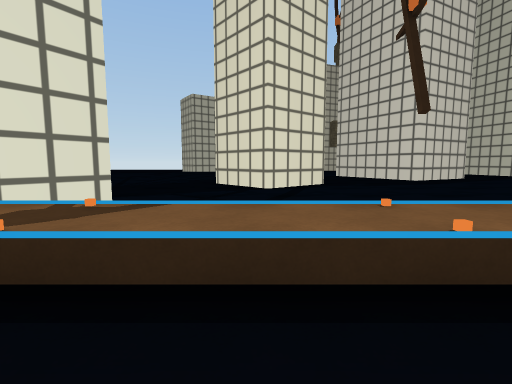
[1] (above)

12 first-person views from a walk through a scene from a Unity 3-D project. The camera is 1.4 m above the floor, tilts 6° down and sees 85° across. The floor is counted in squares, 2 m on a side. Each view is taken from the middle of a square. On the plan, view 1 faces up. The plan holds only what a view shows up to about 9 squares ahead; the rest is blank. The place goes on beyond the plan. Surface patterns are stand-ins for the level's own textures.

[2]
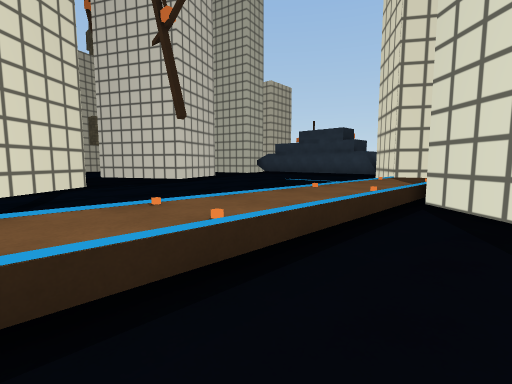

[3]
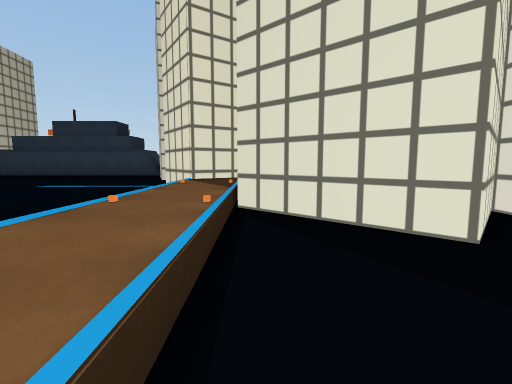

[4]
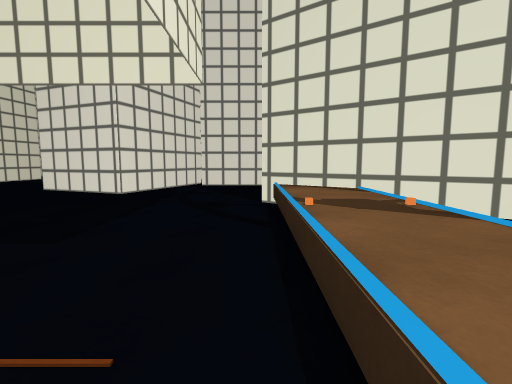

[5]
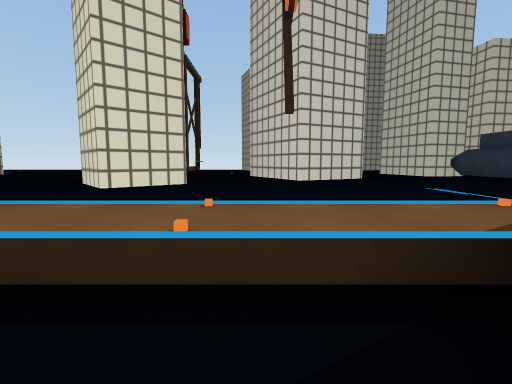

[6]
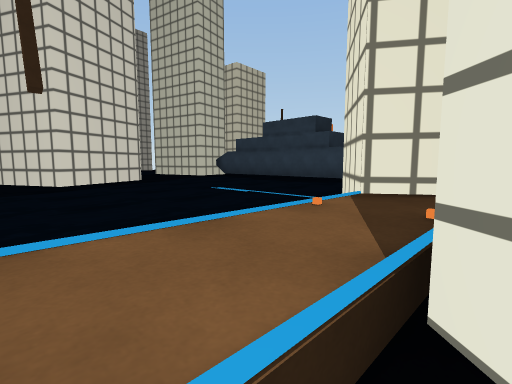

[7]
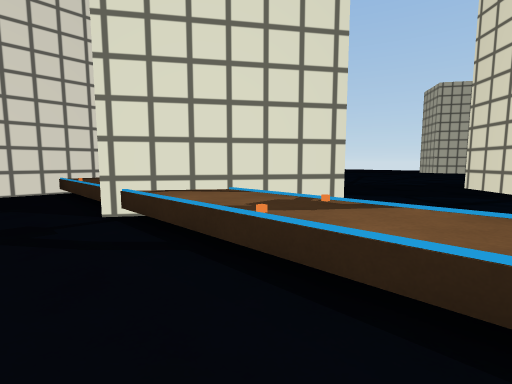

[8]
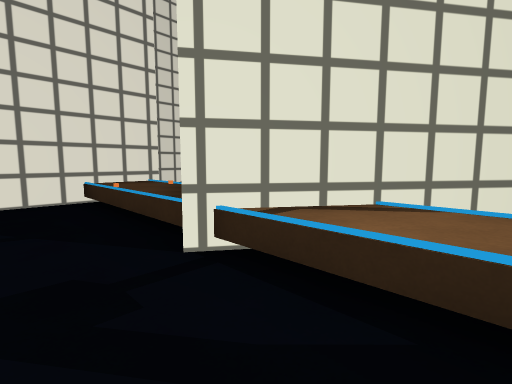

[9]
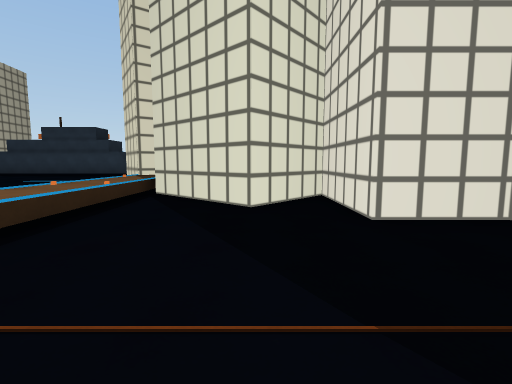

[10]
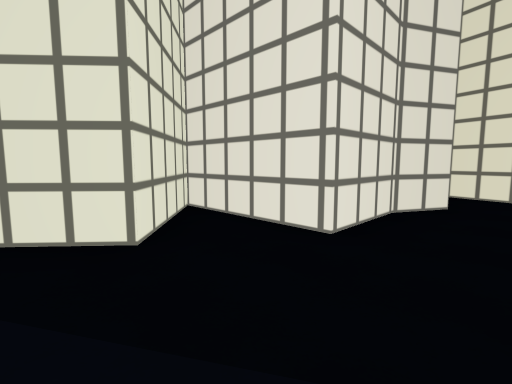

[11]
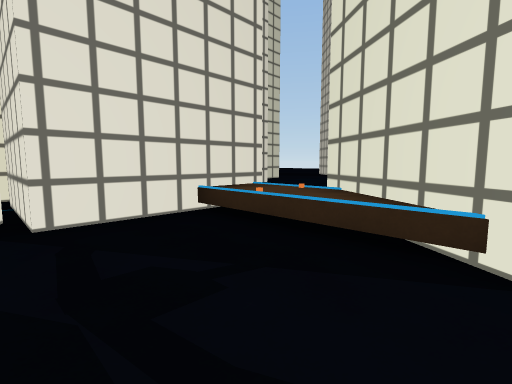

[12]
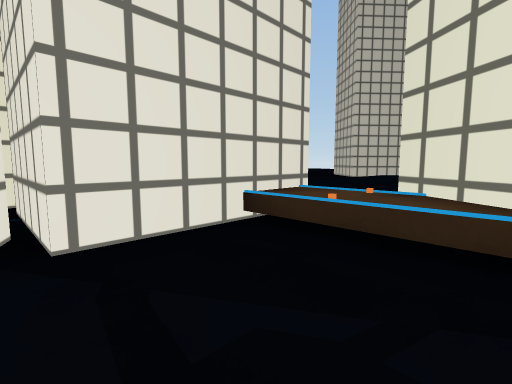

### Floor plan
Key: @ floor where view 1 was taken; # wall or solid block; . floor; ~ water the walk can cross; ≈ water the walk keeps out of; ^ raised ledge.
Columns run from 11 left of view 1 to 9 right of it. Each row starts with its distance up from view 1.
 12                ~#
 11                 ###
 10                 ~#~
  9
  8           ###≈
  7            #~
  6  ~                 ~~
  5 #~~~     ~~~~~~~~~~~~
  4 #~      ##     ~~~~~~
  3    ~ #  #~        ~##
  2    #^^#^^^^^^^^^^^^^
  1    #............##^#
  0  ###     . @.  .#
 -1    #  ..  .    ##
 -2     ##          #
 -3      #        ###
 -4      #        #
 -5
 -6
 -7             ##

Where each view was taken, in squares from view 1:
view 1: 0 up, 0 right, facing up
view 2: 0 up, 0 right, facing up-right
view 3: 1 up, 1 right, facing right
view 4: 1 up, 1 right, facing left
view 5: 0 up, 4 right, facing up
view 6: 1 up, 4 right, facing up-right
view 7: 0 up, 0 right, facing up-left
view 8: 0 up, 2 left, facing up-left
view 9: 1 down, 1 left, facing right
view 10: 0 up, 1 right, facing down-right
view 11: 1 down, 4 left, facing up-left
view 12: 1 down, 5 left, facing up-left
